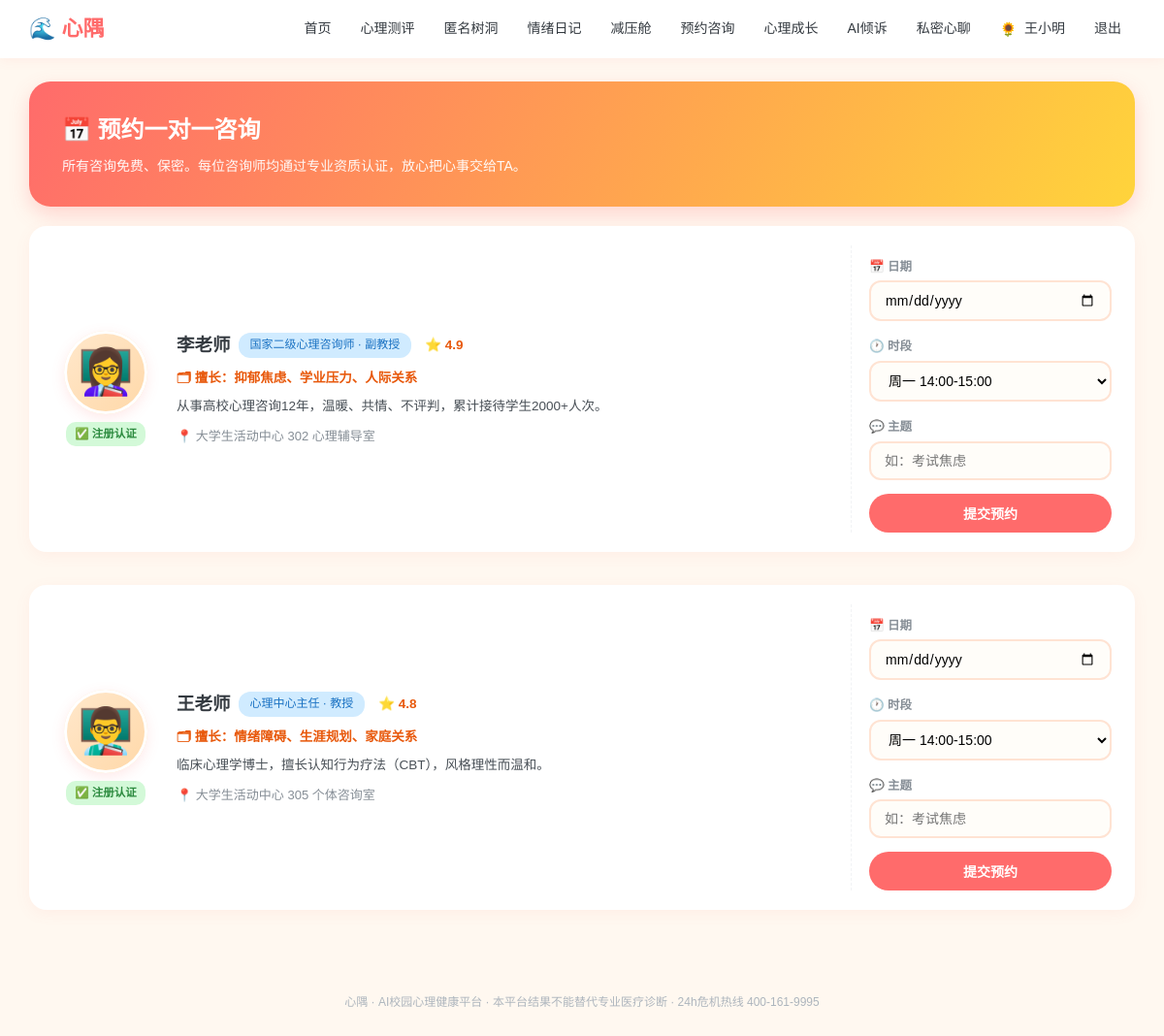
The app's page /booking (signed in) with its own data.
### models.py (models this page shows, shortened)
class User(db.Model):
    __tablename__ = "users"
    id = db.Column(db.Integer, primary_key=True)
    username = db.Column(db.String(64), unique=True, nullable=False)
    password_hash = db.Column(db.String(256), nullable=False)
    role = db.Column(db.String(16), default="student")   #student/counselor
    real_name = db.Column(db.String(64), default="")
    gender = db.Column(db.String(8), default="")
    grade = db.Column(db.String(32), default="")
    major = db.Column(db.String(64), default="")
    phone = db.Column(db.String(32), default="")
    avatar = db.Column(db.String(16), default="🌻")
    avatar_type = db.Column(db.String(16), default="emoji")   #emoji/upload
    avatar_file = db.Column(db.String(128), default="")       #本地上传头像文件名
    profile_completed = db.Column(db.Boolean, default=False)  #首次登录是否已完成基本信息
    qualification_no = db.Column(db.String(64), default="")   # 注册系统编号/证书编号
    qualification_verified = db.Column(db.Boolean, default=False)
    student_id = db.Column(db.String(32), default="")
    school = db.Column(db.String(128), default="")
    college = db.Column(db.String(128), default="")
    class_name = db.Column(db.String(64), default="")
    enrollment_year = db.Column(db.String(8), default="")
    education_level = db.Column(db.String(32), default="")
    student_status = db.Column(db.String(32), default="")
    employee_id = db.Column(db.String(32), default="")
    teacher_title = db.Column(db.String(64), default="")
    department = db.Column(db.String(128), default="")
    qualification = db.Column(db.String(256), default="")
    intro = db.Column(db.String(512), default="")
    created_at = db.Column(db.DateTime, default=datetime.now)

class Counselor(db.Model):
    __tablename__ = "counselors"
    id = db.Column(db.Integer, primary_key=True)
    user_id = db.Column(db.Integer, db.ForeignKey("users.id"))
    title = db.Column(db.String(64), default="心理咨询师")
    specialty = db.Column(db.String(256), default="")
    bio = db.Column(db.String(512), default="")
    location = db.Column(db.String(128), default="")
    avatar = db.Column(db.String(8), default="🧑‍🏫")
    rating = db.Column(db.Float, default=4.9)
    is_pausing = db.Column(db.Boolean, default=False)   #暂停预约：学生端不再显示该教师、不可预约

### app.py (the view, shortened to what this page needs)
@app.route("/booking", methods=["GET", "POST"])
@login_required()
def booking(u):
    counselors = User.query.filter_by(role="counselor").all()
    infos = {}
    show = []
    for c in counselors:
        co = Counselor.query.filter_by(user_id=c.id).first()
        if co and co.is_pausing:
            continue
        infos[c.id] = co
        show.append(c)
    counselors = show
    return render_template("booking.html", u=u, counselors=counselors, infos=infos)

### app.py (called while the page is built)
def login_required(role=None):
    def decor(f):
        @wraps(f)
        def wrapper(*args,**kwargs):
            uid = session.get("uid")
            if not uid:
                return redirect(url_for("login", next=request.path))
            u = db.session.get(User, uid)
            if not u:
                session.clear()
                return redirect(url_for("login"))
            if not u.profile_completed and request.endpoint not in (
                    "profile", "logout", "static", "avatar_upload"):
                flash("首次登录请先完善你的基本信息", "warn")
                return redirect(url_for("profile"))
            if role and u.role != role:
                flash("该页面需要相应权限", "warn")
                return redirect(url_for("index"))
            return f(u, *args, **kwargs)
        return wrapper
    return decor

@app.context_processor
def inject_globals():
    uid = session.get("uid")
    u = db.session.get(User, uid) if uid else None
    def avatar_html(usr, cls="", emoji_cls=""):
        if usr and usr.avatar_type == "upload" and usr.avatar:
            return f'<img class="{cls}" src="{usr.avatar}" alt="头像">'
        return f'<span class="{emoji_cls}">{usr.avatar or "👤" if usr else "👤"}</span>'
    return {"now": datetime.now(), "u": u, "avatar_html": avatar_html}

### templates/booking.html (shortened to what this page needs)
{% extends "base.html" %}
{% block body %}
<div class="hero-banner">
  <h1>📅 预约一对一咨询</h1>
  <p>所有咨询免费、保密。每位咨询师均通过专业资质认证，放心把心事交给TA。</p>
</div>
<div class="bk-grid">
{% for c in counselors %}
{% set info = infos[c.id] %}
<div class="card bk-card">
  <div class="bk-left">
    <div class="bk-av">{{ info.avatar if info else '🧑‍🏫' }}</div>
    {% if c.qualification_verified %}<span class="bk-badge">✅ 注册认证</span>{% endif %}
  </div>
  <div class="bk-mid">
    <div class="bk-name">
      <b>{{ c.real_name or c.username }}</b>
      <span class="tag tag-blue">{{ info.title if info else '心理咨询师' }}</span>
      <span class="bk-rating">⭐ {{ '%.1f' % info.rating if info else '4.9' }}</span>
    </div>
    <div class="bk-spec">🗂 擅长：{{ info.specialty if info else '情绪困扰、学业压力、人际关系' }}</div>
    <div class="bk-bio">{{ info.bio if info else '' }}</div>
    <div class="bk-loc">📍 {{ info.location if info else '大学生活动中心 302 心理辅导室' }}</div>
  </div>
  <form method="post" class="bk-form">
    <label class="f">📅 日期</label><input type="date" name="date" required>
    <label class="f">🕐 时段</label>
    <select name="time_slot">
      <option>周一 14:00-15:00</option><option>周二 10:00-11:00</option>
    </select>
    <label class="f">💬 主题</label>
    <input type="text" name="topic" placeholder="如：考试焦虑">
    <button class="btn bk-submit">提交预约</button>
  </form>
</div>
{% endfor %}
</div>
{% endblock %}

### templates/base.html (shortened to what this page needs)
<!DOCTYPE html>
<html lang="zh-CN">
<head>
<link href="{{ url_for('static', filename='css/style.css') }}" rel="stylesheet">
</head>
<body>
<nav class="topnav">
  <div class="nav-inner">
    <a class="brand" href="{{ url_for('index') }}">🌊 心隅</a>
    <div class="nav-links">
      {% if u %}
        {% if u.role == 'student' %}
          <a href="{{ url_for('index') }}">首页</a>
          <a href="{{ url_for('assessments') }}">心理测评</a>
          <a href="{{ url_for('treehole') }}">匿名树洞</a>
          <a href="{{ url_for('mood') }}">情绪日记</a>
          <a href="{{ url_for('relax') }}">减压舱</a>
          <a href="{{ url_for('booking') }}">预约咨询</a>
          <a href="{{ url_for('learn') }}">心理成长</a>
          <a href="{{ url_for('chat') }}">AI倾诉</a>
          <a href="{{ url_for('rag_chat_page') }}" title="私密心聊：端侧离线·数据不出本机的一对一私人AI心理咨询">私密心聊</a>
        {% endif %}
        <a class="nav-user" href="{{ url_for('profile') }}" title="个人信息"><span class="nav-avatar-wrap">{{ avatar_html(u, cls="nav-avatar") | safe }}</span> {{ u.real_name or u.username }}</a>
        <a href="{{ url_for('logout') }}">退出</a>
      {% else %}
        <a href="{{ url_for('login') }}">登录</a>
        <a href="{{ url_for('register') }}">注册</a>
      {% endif %}
    </div>
  </div>
</nav>
<main class="container">{% block body %}{% endblock %}</main>
<footer class="footer">心隅 · AI校园心理健康平台 · 本平台结果不能替代专业医疗诊断 · 24h危机热线 400-161-9995</footer>
</body>
</html>

### static/css/style.css (style rules this page uses)
* { margin: 0; padding: 0; box-sizing: border-box; }
:root { --brand: #ff6b6b; --brand2: #ffa94d; --sky: #4dabf7; --mint: #51cf66; --sun: #ffd43b; --ink: #343a40; --ink2: #868e96; --bg: #fff8f0; --card: #ffffff; --soft: #fff1e6; }
body { font-family: "Microsoft YaHei", "PingFang SC", sans-serif; background: var(--bg); color: var(--ink); line-height: 1.65; }
a { color: var(--brand); text-decoration: none; }
.topnav { background: #fff; box-shadow: 0 2px 12px rgba(255,107,107,.08); position: sticky; top: 0; z-index: 100; }
.nav-inner { max-width: 1180px; margin: 0 auto; padding: 0 20px; height: 60px; display: flex; align-items: center; justify-content: space-between; }
.brand { font-size: 22px; font-weight: 800; color: var(--brand); display:flex; align-items:center; gap:6px; }
.nav-links { display: flex; gap: 2px; align-items: center; flex-wrap: wrap; }
.nav-links a { color: var(--ink); padding: 7px 14px; border-radius: 20px; font-size: 14px; font-weight: 500; transition: .2s; }
.nav-user { font-size: 13px; color: var(--ink2); padding: 0 8px; }
.nav-avatar-wrap { display: inline-flex; vertical-align: middle; margin-right: 4px; }
.container { max-width: 1180px; margin: 24px auto; padding: 0 20px; }
.footer { text-align: center; color: #adb5bd; font-size: 12px; padding: 28px; margin-top: 40px; }
.card { background: var(--card); border-radius: 18px; padding: 22px; box-shadow: 0 4px 16px rgba(255,107,107,.07); margin-bottom: 18px; }
.btn { display: inline-block; background: var(--brand); color: #fff; border: none; padding: 10px 24px; border-radius: 24px; font-size: 14px; cursor: pointer; font-weight: 600; transition:.2s; }
input[type=text], input[type=password], input[type=date], input[type=time], select, textarea { width: 100%; padding: 10px 14px; border: 2px solid #ffe3d3; border-radius: 12px; font-size: 14px; font-family: inherit; background:#fffdf9; }
label.f { display: block; margin: 12px 0 5px; font-size: 13px; color: var(--ink2); font-weight:600; }
.tag { display: inline-block; background: var(--soft); color: #e8590c; font-size: 12px; padding: 3px 12px; border-radius: 12px; margin-right: 6px; font-weight:500; }
.tag-blue { background:#d0ebff; color:#1971c2; }
.hero-banner { background: linear-gradient(120deg, #ff6b6b, #ffa94d 60%, #ffd43b); color:#fff; border-radius:22px; padding:30px 34px; margin-bottom:20px; box-shadow:0 8px 20px rgba(255,107,107,.25); }
.hero-banner h1 { font-size:24px; margin-bottom:6px; }
.hero-banner p { opacity:.95; font-size:14px; }

### templates/booking.html (style rules this page uses)
.bk-grid { display:grid;gap:16px }
.bk-card { display:grid;grid-template-columns:110px 1fr 250px;gap:18px;align-items:stretch;padding:20px 24px }
.bk-left { display:flex;flex-direction:column;align-items:center;justify-content:center;gap:8px }
.bk-av { width:86px;height:86px;border-radius:50%;background:linear-gradient(135deg,#ffe8cc,#ffd8a8);display:flex;align-items:center;justify-content:center;font-size:46px;box-shadow:inset 0 0 0 3px #fff, 0 4px 14px rgba(255,107,107,.15) }
.bk-badge { font-size:11.5px;background:#d3f9d8;color:#2b8a3e;border-radius:10px;padding:3px 9px;font-weight:600 }
.bk-mid { display:flex;flex-direction:column;justify-content:center;min-width:0;border-right:1px dashed #f1f3f5;padding-right:18px }
.bk-name { display:flex;align-items:center;gap:8px;flex-wrap:wrap;margin-bottom:8px }
.bk-name b { font-size:18.5px }
.bk-rating { color:#e8590c;font-size:13.5px;font-weight:700 }
.bk-spec { font-size:13.5px;color:#e8590c;margin-bottom:6px;font-weight:600 }
.bk-bio { font-size:13.5px;color:#495057;line-height:1.75;margin-bottom:8px; display:-webkit-box;-webkit-line-clamp:2;-webkit-box-orient:vertical;overflow:hidden }
.bk-loc { font-size:13px;color:#868e96 }
.bk-form { display:flex;flex-direction:column;gap:4px;justify-content:center }
.bk-form .f { font-size:12.5px;margin-bottom:0 }
.bk-submit { margin-top:10px;width:100% }

### records on screen
User: avatar_type+avatar "🌻", real_name "王小明"
User: qualification_verified "✅ 注册认证", real_name "李老师"
Counselor: avatar "👩‍🏫", title "国家二级心理咨询师 · 副教授", rating "4.9", specialty "抑郁焦虑、学业压力、人际关系", bio "从事高校心理咨询12年，温暖、共情、不评判，累计接待学生2000+人次。", location "大学生活动中心 302 心理辅导室"
User: qualification_verified "✅ 注册认证", real_name "王老师"
Counselor: avatar "👨‍🏫", title "心理中心主任 · 教授", rating "4.8", specialty "情绪障碍、生涯规划、家庭关系", bio "临床心理学博士，擅长认知行为疗法（CBT），风格理性而温和。", location "大学生活动中心 305 个体咨询室"
